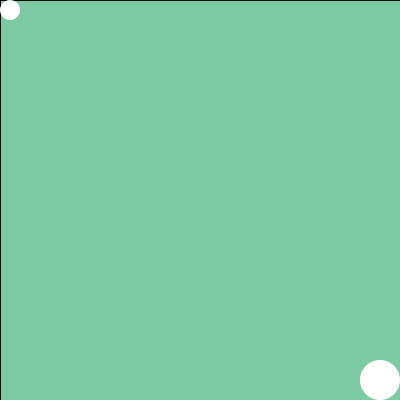
Frame 1 (no input)
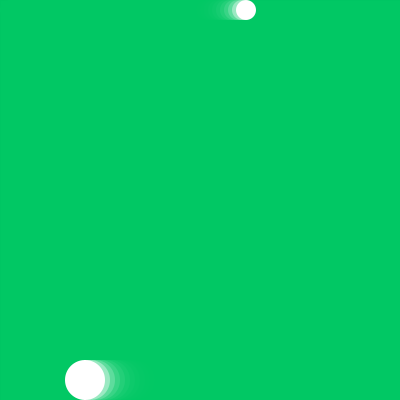
Frame 60 (the mouse pressed at the canvas centre just before this capture)
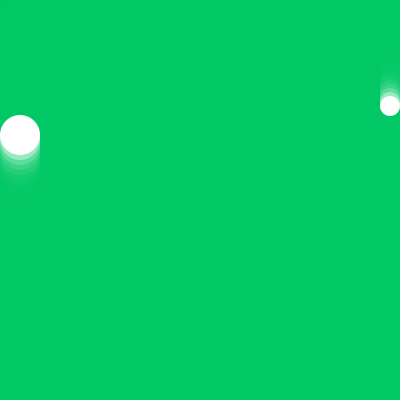
Frame 120 (the mouse held since frame 60 and released just before this capture)

The Processing sketch that drew these frames (run headless with seeded random() and noise(); from frame 60 on, the mouse is pressed at the canvas centre):

// Processing sketch: processing_131662
// ── processing_131662.pde

//Hw5 Kevin Kan
//Copyright 2014

//figure1
float x1, y1, dx1, wd1, ht1;

//figure2
float x2, y2, dx2, wd2, ht2;


void setup(){
  size(400, 400);
  //figure1
  x1=10;
  y1=10;
  wd1=20;
  ht1=20;
  dx1=4;
  
  //figure2
  x2=380;
  y2=380;
  wd2=40;
  ht2=40;
  dx2=5;
  
}

void draw(){
  prepareWindow();
  drawFigure();
  moveFigure();
}

void prepareWindow(){
  fill(0,200,100,100);
  rect(0,0,400,400);
}

void figure(float a, float b, float c, float d){
  noStroke();
  fill(255,255,255);
  ellipse(a, b, c, d);
}

void drawFigure(){
  figure(x1, y1, wd1, ht1);
  figure(x2, y2, wd2, ht2);
}

void moveFigure(){
  //figure1
  x1 = x1 + dx1;
  if (x1>width-10){
    y1 = y1 +dx1;
    x1 = width-10;
   }
  if (y1 > height-10){
    dx1 = -dx1;
    x1 = x1-dx1;
    y1 = height-10;
  }
  if (x1<10){
    y1 = y1+dx1;
    x1 = width-390;
  }
  if (y1 < 10){
    dx1=-dx1;
    x1 = x1+dx1;    
    y1=10;
  }
  
  //figure2
  if(y2==380){
    x2=x2-dx2;
  }
  if ((x2==20) && (y2==380)){
    y2=y2-dx2;
    x2=20;
  }
  if ((x2==20) && (y2<380)){
    y2=y2-dx2;
    x2=20;
  }
 if ((x2==20) && (y2==20)){
   x2=x2+dx2;
   y2=20;
 }
 if ((x2>20) && (y2==20)){
   x2=x2+dx2;
   y2=20;
 }
 if ((x2==380) && (y2==20)){
   y2=y2+dx2;
   x2=380;
 }
 if ((x2==380) && (y2>20)){
   y2=y2+dx2;
   x2=380;
 }
}
